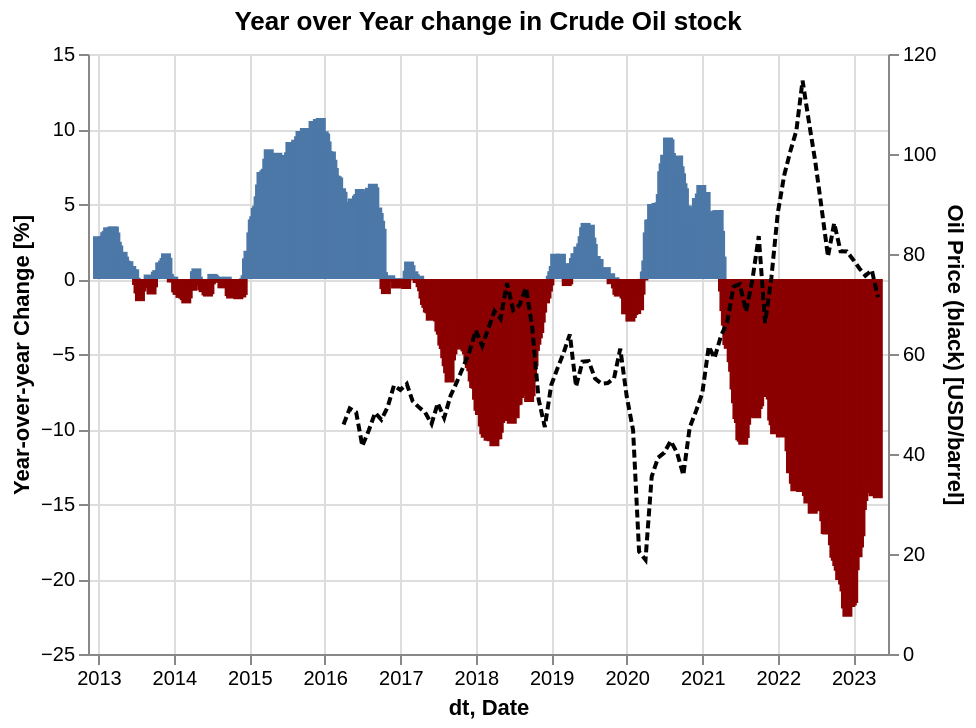

The Vega-Lite source for this figure:
### Vega-Lite specification from a JSON file in a GitHub repository (floating-point values rounded to 4 significant figures; data arrays with more than 128 entries replaced by an {"elided": "..."} marker saying what was removed)
{"config": {"view": {"continuousWidth": 400, "continuousHeight": 300}}, "layer": [{"data": {"values": {"elided": "592 records"}}, "mark": {"type": "bar"}, "encoding": {"color": {"condition": {"value": "darkred", "test": "datum['Crude Oil'] < 0"}}, "tooltip": [{"field": "dt", "title": "", "type": "temporal"}, {"field": "Crude Oil", "format": ",.02f", "title": "YoY % Change", "type": "quantitative"}], "x": {"axis": {}, "field": "dt", "type": "temporal"}, "y": {"axis": {"title": "Year-over-year Change [%]"}, "field": "Crude Oil", "type": "quantitative"}}, "title": "Year over Year change in Crude Oil stock"}, {"data": {"values": [{"Date": "2016-04-01T00:00:00", "Close-Adj": 57.95, "Close-Nominal": 45.92}, {"Date": "2016-05-01T00:00:00", "Close-Adj": 61.67, "Close-Nominal": 49.1}, {"Date": "2016-06-01T00:00:00", "Close-Adj": 60.51, "Close-Nominal": 48.33}, {"Date": "2016-07-01T00:00:00", "Close-Adj": 52.17, "Close-Nominal": 41.6}, {"Date": "2016-08-01T00:00:00", "Close-Adj": 56.01, "Close-Nominal": 44.7}, {"Date": "2016-09-01T00:00:00", "Close-Adj": 60.3, "Close-Nominal": 48.24}, {"Date": "2016-10-01T00:00:00", "Close-Adj": 58.53, "Close-Nominal": 46.86}, {"Date": "2016-11-01T00:00:00", "Close-Adj": 61.85, "Close-Nominal": 49.44}, {"Date": "2016-12-01T00:00:00", "Close-Adj": 67.15, "Close-Nominal": 53.72}, {"Date": "2017-01-01T00:00:00", "Close-Adj": 65.64, "Close-Nominal": 52.81}, {"Date": "2017-02-01T00:00:00", "Close-Adj": 66.92, "Close-Nominal": 54.01}, {"Date": "2017-03-01T00:00:00", "Close-Adj": 62.64, "Close-Nominal": 50.6}, {"Date": "2017-04-01T00:00:00", "Close-Adj": 60.87, "Close-Nominal": 49.33}, {"Date": "2017-05-01T00:00:00", "Close-Adj": 59.58, "Close-Nominal": 48.32}, {"Date": "2017-06-01T00:00:00", "Close-Adj": 56.72, "Close-Nominal": 46.04}, {"Date": "2017-07-01T00:00:00", "Close-Adj": 61.86, "Close-Nominal": 50.17}, {"Date": "2017-08-01T00:00:00", "Close-Adj": 58.05, "Close-Nominal": 47.23}, {"Date": "2017-09-01T00:00:00", "Close-Adj": 63.19, "Close-Nominal": 51.67}, {"Date": "2017-10-01T00:00:00", "Close-Adj": 66.56, "Close-Nominal": 54.38}, {"Date": "2017-11-01T00:00:00", "Close-Adj": 70.26, "Close-Nominal": 57.4}, {"Date": "2017-12-01T00:00:00", "Close-Adj": 73.95, "Close-Nominal": 60.42}, {"Date": "2018-01-01T00:00:00", "Close-Adj": 78.84, "Close-Nominal": 64.73}, {"Date": "2018-02-01T00:00:00", "Close-Adj": 74.71, "Close-Nominal": 61.64}, {"Date": "2018-03-01T00:00:00", "Close-Adj": 78.58, "Close-Nominal": 64.94}, {"Date": "2018-04-01T00:00:00", "Close-Adj": 82.63, "Close-Nominal": 68.57}, {"Date": "2018-05-01T00:00:00", "Close-Adj": 80.45, "Close-Nominal": 67.04}, {"Date": "2018-06-01T00:00:00", "Close-Adj": 88.83, "Close-Nominal": 74.15}, {"Date": "2018-07-01T00:00:00", "Close-Adj": 82.37, "Close-Nominal": 68.76}, {"Date": "2018-08-01T00:00:00", "Close-Adj": 83.55, "Close-Nominal": 69.8}, {"Date": "2018-09-01T00:00:00", "Close-Adj": 87.61, "Close-Nominal": 73.25}, {"Date": "2018-10-01T00:00:00", "Close-Adj": 77.98, "Close-Nominal": 65.31}, {"Date": "2018-11-01T00:00:00", "Close-Adj": 61.01, "Close-Nominal": 50.93}, {"Date": "2018-12-01T00:00:00", "Close-Adj": 54.54, "Close-Nominal": 45.41}, {"Date": "2019-01-01T00:00:00", "Close-Adj": 64.49, "Close-Nominal": 53.79}, {"Date": "2019-02-01T00:00:00", "Close-Adj": 68.32, "Close-Nominal": 57.22}, {"Date": "2019-03-01T00:00:00", "Close-Adj": 71.39, "Close-Nominal": 60.14}, {"Date": "2019-04-01T00:00:00", "Close-Adj": 75.48, "Close-Nominal": 63.91}, {"Date": "2019-05-01T00:00:00", "Close-Adj": 63.08, "Close-Nominal": 53.5}, {"Date": "2019-06-01T00:00:00", "Close-Adj": 68.88, "Close-Nominal": 58.47}, {"Date": "2019-07-01T00:00:00", "Close-Adj": 68.89, "Close-Nominal": 58.58}, {"Date": "2019-08-01T00:00:00", "Close-Adj": 64.8, "Close-Nominal": 55.1}, {"Date": "2019-09-01T00:00:00", "Close-Adj": 63.59, "Close-Nominal": 54.07}, {"Date": "2019-10-01T00:00:00", "Close-Adj": 63.55, "Close-Nominal": 54.18}, {"Date": "2019-11-01T00:00:00", "Close-Adj": 64.77, "Close-Nominal": 55.17}, {"Date": "2019-12-01T00:00:00", "Close-Adj": 71.75, "Close-Nominal": 61.06}, {"Date": "2020-01-01T00:00:00", "Close-Adj": 60.33, "Close-Nominal": 51.56}, {"Date": "2020-02-01T00:00:00", "Close-Adj": 52.23, "Close-Nominal": 44.76}, {"Date": "2020-03-01T00:00:00", "Close-Adj": 23.94, "Close-Nominal": 20.48}, {"Date": "2020-04-01T00:00:00", "Close-Adj": 22.17, "Close-Nominal": 18.84}, {"Date": "2020-05-01T00:00:00", "Close-Adj": 41.77, "Close-Nominal": 35.49}, {"Date": "2020-06-01T00:00:00", "Close-Adj": 45.99, "Close-Nominal": 39.27}, {"Date": "2020-07-01T00:00:00", "Close-Adj": 46.91, "Close-Nominal": 40.27}, {"Date": "2020-08-01T00:00:00", "Close-Adj": 49.47, "Close-Nominal": 42.61}, {"Date": "2020-09-01T00:00:00", "Close-Adj": 46.66, "Close-Nominal": 40.22}, {"Date": "2020-10-01T00:00:00", "Close-Adj": 41.48, "Close-Nominal": 35.79}, {"Date": "2020-11-01T00:00:00", "Close-Adj": 52.59, "Close-Nominal": 45.34}, {"Date": "2020-12-01T00:00:00", "Close-Adj": 56.23, "Close-Nominal": 48.52}, {"Date": "2021-01-01T00:00:00", "Close-Adj": 60.24, "Close-Nominal": 52.2}, {"Date": "2021-02-01T00:00:00", "Close-Adj": 70.6, "Close-Nominal": 61.5}, {"Date": "2021-03-01T00:00:00", "Close-Adj": 67.44, "Close-Nominal": 59.16}, {"Date": "2021-04-01T00:00:00", "Close-Adj": 71.85, "Close-Nominal": 63.58}, {"Date": "2021-05-01T00:00:00", "Close-Adj": 74.34, "Close-Nominal": 66.32}, {"Date": "2021-06-01T00:00:00", "Close-Adj": 81.63, "Close-Nominal": 73.47}, {"Date": "2021-07-01T00:00:00", "Close-Adj": 81.79, "Close-Nominal": 73.95}, {"Date": "2021-08-01T00:00:00", "Close-Adj": 75.56, "Close-Nominal": 68.5}, {"Date": "2021-09-01T00:00:00", "Close-Adj": 82.53, "Close-Nominal": 75.03}, {"Date": "2021-10-01T00:00:00", "Close-Adj": 91.17, "Close-Nominal": 83.57}, {"Date": "2021-11-01T00:00:00", "Close-Adj": 71.87, "Close-Nominal": 66.18}, {"Date": "2021-12-01T00:00:00", "Close-Adj": 81.45, "Close-Nominal": 75.21}, {"Date": "2022-01-01T00:00:00", "Close-Adj": 94.67, "Close-Nominal": 88.15}, {"Date": "2022-02-01T00:00:00", "Close-Adj": 101.8, "Close-Nominal": 95.72}, {"Date": "2022-03-01T00:00:00", "Close-Adj": 105.3, "Close-Nominal": 100.3}, {"Date": "2022-04-01T00:00:00", "Close-Adj": 109.3, "Close-Nominal": 104.7}, {"Date": "2022-05-01T00:00:00", "Close-Adj": 118.5, "Close-Nominal": 114.7}, {"Date": "2022-06-01T00:00:00", "Close-Adj": 108.4, "Close-Nominal": 106.4}, {"Date": "2022-07-01T00:00:00", "Close-Adj": 100.5, "Close-Nominal": 98.62}, {"Date": "2022-08-01T00:00:00", "Close-Adj": 90.89, "Close-Nominal": 89.2}, {"Date": "2022-09-01T00:00:00", "Close-Adj": 80.84, "Close-Nominal": 79.49}, {"Date": "2022-10-01T00:00:00", "Close-Adj": 87.3, "Close-Nominal": 86.18}, {"Date": "2022-11-01T00:00:00", "Close-Adj": 81.68, "Close-Nominal": 80.55}, {"Date": "2022-12-01T00:00:00", "Close-Adj": 81.88, "Close-Nominal": 80.51}, {"Date": "2023-01-01T00:00:00", "Close-Adj": 79.58, "Close-Nominal": 78.87}, {"Date": "2023-02-01T00:00:00", "Close-Adj": 77.28, "Close-Nominal": 77.05}, {"Date": "2023-03-01T00:00:00", "Close-Adj": 75.67, "Close-Nominal": 75.67}, {"Date": "2023-04-01T00:00:00", "Close-Adj": 76.78, "Close-Nominal": 76.78}, {"Date": "2023-05-01T00:00:00", "Close-Adj": 71.34, "Close-Nominal": 71.34}]}, "mark": {"type": "line", "color": "black", "strokeDash": [4, 2]}, "encoding": {"x": {"field": "Date", "type": "temporal"}, "y": {"axis": {"title": "Oil Price (black) [USD/barrel]"}, "field": "Close-Nominal", "type": "quantitative"}}}], "background": "white", "resolve": {"scale": {"y": "independent"}}, "$schema": "https://vega.github.io/schema/vega-lite/v5.json", "data": {"values": {"elided": "592 records"}}}
